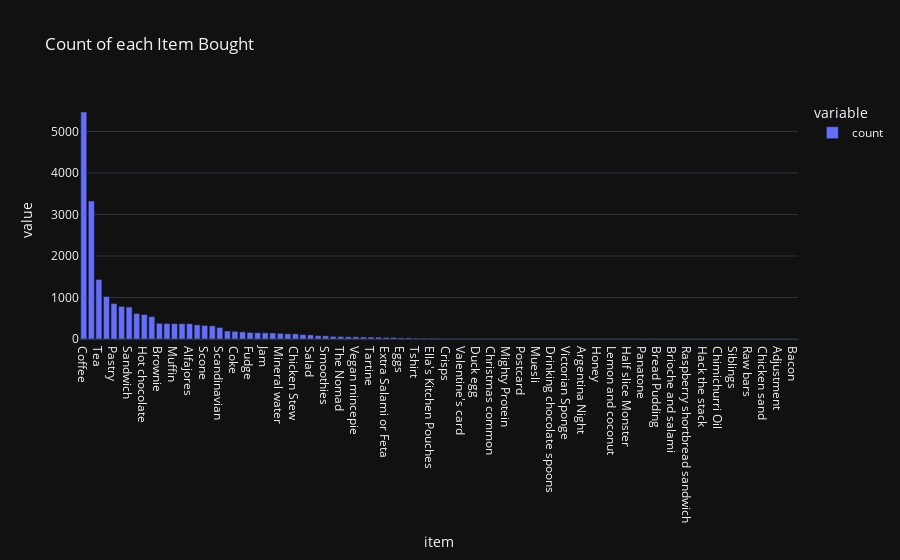

The cell this chart's notebook holds for it:
### Markdown cell above
We are looking at the number of items bought.

### Code cell
px.bar(pos['item'].value_counts(), template='plotly_dark', title='Count of each Item Bought')

### Figure 1 — Plotly figure (JSON) as saved in the notebook; plotly's stock layout.template omitted (floating-point values rounded to 4 significant figures)
{"data": [{"alignmentgroup": "True", "hovertemplate": "variable=count<br>item=%{x}<br>value=%{y}<extra></extra>", "legendgroup": "count", "marker": {"color": "#636efa", "pattern": {"shape": ""}}, "name": "count", "offsetgroup": "count", "orientation": "v", "showlegend": true, "textposition": "auto", "type": "bar", "x": ["Coffee", "Bread", "Tea", "Cake", "Pastry", "NONE", "Sandwich", "Medialuna", "Hot chocolate", "Cookies", "Brownie", "Farm House", "Muffin", "Juice", "Alfajores", "Soup", "Scone", "Toast", "Scandinavian", "Truffles", "Coke", "Spanish Brunch", "Fudge", "Baguette", "Jam", "Tiffin", "Mineral water", "Jammie Dodgers", "Chicken Stew", "Hearty & Seasonal", "Salad", "Frittata", "Smoothies", "Keeping It Local", "The Nomad", "Focaccia", "Vegan mincepie", "Bakewell", "Tartine", "Afternoon with the baker", "Extra Salami or Feta", "Art Tray", "Eggs", "Granola", "Tshirt", "My-5 Fruit Shoot", "Ella's Kitchen Pouches", "Vegan Feast", "Crisps", "Dulce de Leche", "Valentine's card", "Kids biscuit", "Duck egg", "Pick and Mix Bowls", "Christmas common", "Tacos/Fajita", "Mighty Protein", "Chocolates", "Postcard", "Gingerbread syrup", "Muesli", "Nomad bag", "Drinking chocolate spoons ", "Coffee granules ", "Victorian Sponge", "Empanadas", "Argentina Night", "Crepes", "Honey", "Pintxos", "Lemon and coconut", "Basket", "Half slice Monster ", "Bare Popcorn", "Panatone", "Mortimer", "Bread Pudding", "Cherry me Dried fruit", "Brioche and salami", "Caramel bites", "Raspberry shortbread sandwich", "Fairy Doors", "Hack the stack", "Bowl Nic Pitt", "Chimichurri Oil", "Spread", "Siblings", "Gift voucher", "Raw bars", "Polenta", "Chicken sand", "The BART", "Adjustment", "Olum & polenta", "Bacon"], "xaxis": "x", "y": [5471, 3325, 1435, 1025, 856, 786, 771, 616, 590, 540, 379, 374, 370, 369, 369, 342, 327, 318, 277, 193, 185, 172, 159, 152, 149, 146, 136, 125, 123, 107, 99, 81, 77, 63, 58, 54, 54, 48, 47, 44, 38, 38, 28, 28, 21, 18, 17, 16, 14, 13, 13, 12, 12, 12, 11, 11, 11, 10, 10, 9, 8, 8, 8, 7, 7, 7, 7, 6, 6, 6, 6, 6, 6, 5, 5, 5, 4, 3, 3, 3, 3, 2, 2, 2, 2, 2, 2, 1, 1, 1, 1, 1, 1, 1, 1], "yaxis": "y"}], "layout": {"barmode": "relative", "legend": {"title": {"text": "variable"}, "tracegroupgap": 0}, "title": {"text": "Count of each Item Bought"}, "xaxis": {"anchor": "y", "domain": [0, 1], "title": {"text": "item"}}, "yaxis": {"anchor": "x", "domain": [0, 1], "title": {"text": "value"}}}}
